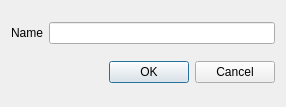
<?xml version="1.0" encoding="UTF-8"?>
<ui version="4.0">
 <class>Dialog</class>
 <widget class="QDialog" name="Dialog">
  <property name="geometry">
   <rect>
    <x>0</x>
    <y>0</y>
    <width>286</width>
    <height>107</height>
   </rect>
  </property>
  <property name="windowTitle">
   <string>Dialog</string>
  </property>
  <layout class="QVBoxLayout" name="verticalLayout">
   <item>
    <layout class="QHBoxLayout" name="horizontalLayout">
     <item>
      <widget class="QLabel" name="label">
       <property name="text">
        <string>Name</string>
       </property>
       <property name="buddy">
        <cstring>lineEdit</cstring>
       </property>
      </widget>
     </item>
     <item>
      <widget class="QLineEdit" name="lineEdit"/>
     </item>
    </layout>
   </item>
   <item>
    <layout class="QHBoxLayout" name="horizontalLayout_2">
     <item>
      <spacer name="horizontalSpacer">
       <property name="orientation">
        <enum>Qt::Horizontal</enum>
       </property>
       <property name="sizeHint" stdset="0">
        <size>
         <width>40</width>
         <height>20</height>
        </size>
       </property>
      </spacer>
     </item>
     <item>
      <widget class="QPushButton" name="pushButton">
       <property name="text">
        <string>OK</string>
       </property>
      </widget>
     </item>
     <item>
      <widget class="QPushButton" name="pushButton_2">
       <property name="text">
        <string>Cancel</string>
       </property>
      </widget>
     </item>
    </layout>
   </item>
  </layout>
 </widget>
 <layoutdefault spacing="6" margin="11"/>
 <tabstops>
  <tabstop>lineEdit</tabstop>
  <tabstop>pushButton</tabstop>
  <tabstop>pushButton_2</tabstop>
 </tabstops>
 <resources/>
 <connections/>
</ui>
